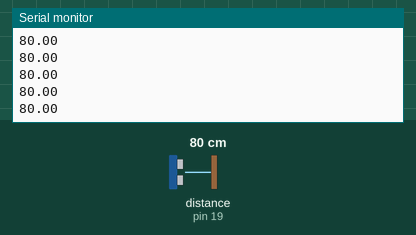
This sketch was run on a simulated Arduino Uno, built with avr-gcc and run on an emulated ATmega328P. Parts: the last lines printed to the serial monitor. Wiring (inferred from the names in the program): ultrasonic range finder: trigger pin 18; echo pin 19. Inputs (shaded band) come from the test bench; at power-on: distance to the obstacle (sensor on pin 19) 80 cm. The echo pulse lasts 58.3 µs per cm.

Above: at 1.2 s.
1.3 s: distance to the obstacle (sensor on pin 19) set to 2 cm
At 1.38 s:
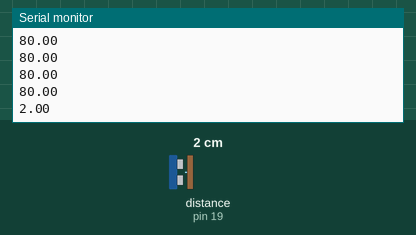
2.8 s: distance to the obstacle (sensor on pin 19) set to 4 cm
At 2.89 s:
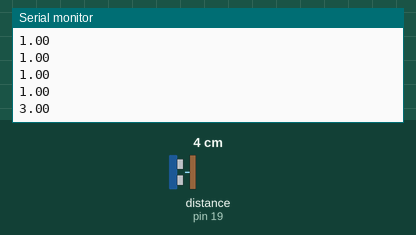
Timing chart, 0 to 5.8 s (numbered marks = the images above; inputs shaded):
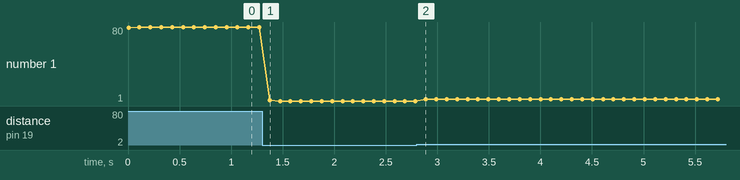

The sketch:

ultra.ino
```cpp
int trig = 18;
int echo = 19;
void setup() {
  // put your setup code here, to run once:
Serial.begin(9600);
pinMode(18,OUTPUT);
pinMode(19,INPUT);
}

void loop() {
  digitalWrite(trig,1);
  delayMicroseconds(5);
    digitalWrite(trig,0);
  delayMicroseconds(2);
    digitalWrite(trig,1);

   long timee=pulseIn(echo,1);

   float dis=344*timee/20000;
   Serial.println(dis);
   delay(100);

}
```

Measured:
- after the input at 1.3 s, the serial monitor: prints a new line after 0.07 s (image 1)
- after the input at 2.8 s, the serial monitor: prints a new line after 0.09 s (image 2)
- plotted number 1: 80 → 1 after the input at 1.3 s, 1 → 3 after the input at 2.8 s
